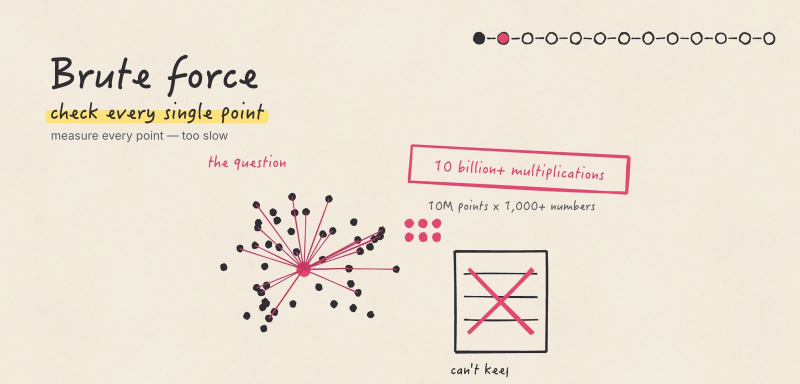
#> input picture assets/ai-terms/films/vector-database/01.jpg, 1600 x 767 px, given in place of sheet_01.png, which was not available (shown at 1/2 size)
$ python crops.py ../../../assets/ai-terms/films/vector-database ../../../assets/ai-terms/films/vector-database/02.jpg ../../../assets/ai-terms/films/vector-database/02.jpg
#> lines starting #> are read from the running program, lines starting #| are printed output that depends on the picture
"""R29: crops for projects/ai-terms.html from the real ~/AI-Terms artifacts (read-only).
usage: python3 crops.py <ep4 project dir> <03-RAG-English.mp4> <out dir>
Frames are pulled with ffmpeg into a temp dir; every crop is saved as PNG + WebP."""
import subprocess, sys, tempfile
from pathlib import Path
from PIL import Image

ep4, rag, out = Path(sys.argv[1]), Path(sys.argv[2]), Path(sys.argv[3])
tmp = Path(tempfile.mkdtemp())


def frame(video, t, name, eof=False):
    p = tmp / f"{name}.png"
    ss = ["-sseof", str(t)] if eof else ["-ss", str(t)]
    subprocess.run(["ffmpeg", "-v", "error", "-y", *ss, "-i", str(video), "-frames:v", "1", str(p)], check=True)
    return Image.open(p).convert("RGB")


def save(im, key):
    im.save(out / f"{key}.png", optimize=True)
    im.save(out / f"{key}.webp", quality=86, method=6)
    print(key, im.size)


# 1. contact sheet the reviewer reads (final cut v7): first 3 columns x 2 rows, 0:00-0:14
save(Image.open(ep4 / "审片/sheets/sheet_01.png").convert("RGB").crop((0, 0, 1464, 558)), "at-sheet")
#> in save, `im.save(out / f"{key}.png", optimize=True)`:
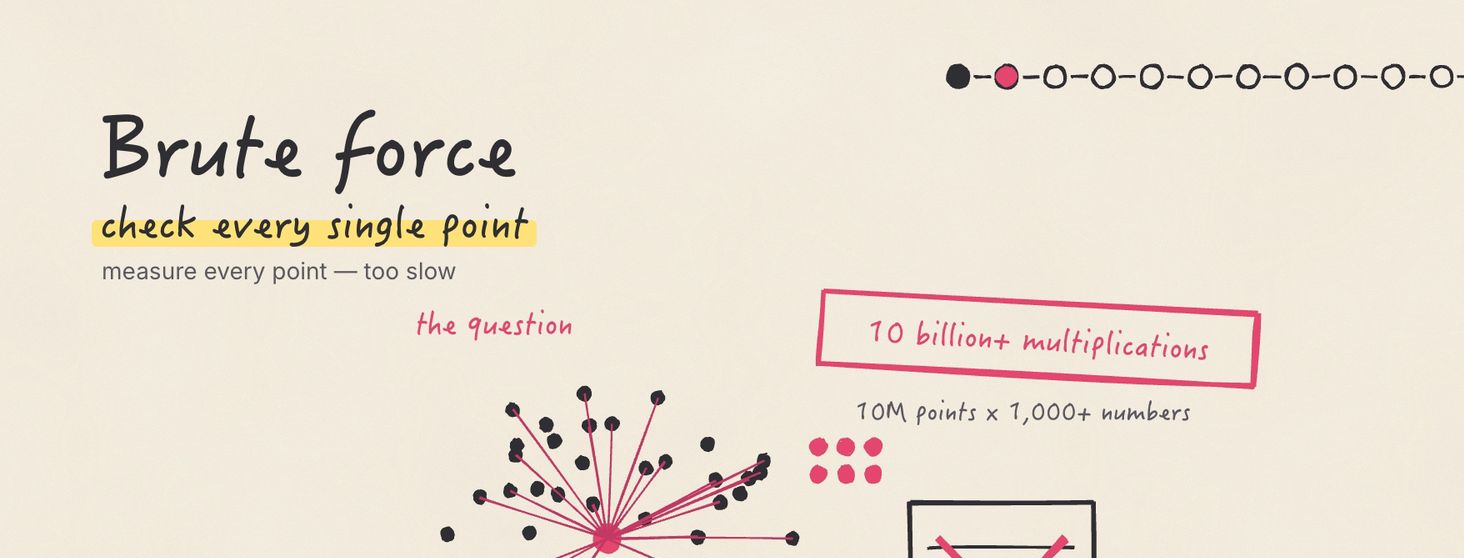
#> saved as at-sheet.png: PIL image 1464x558 RGB; mean R, G, B 236.2, 226.1, 212.7
#| at-sheet (1464, 558)
# 4. a flagged + fixed shot at 0:30. The reviewed cut (v5) was not kept as a render; v4 is identical in this region
#    (checked against the v5 contact sheet), so "before" comes from v4, "after" from the final v7.
CHAIN = (340, 715, 1260, 925)
save(frame(ep4 / "renders/long-context-ep4-v4.mp4", 30.5, "v4").crop(CHAIN), "at-before")
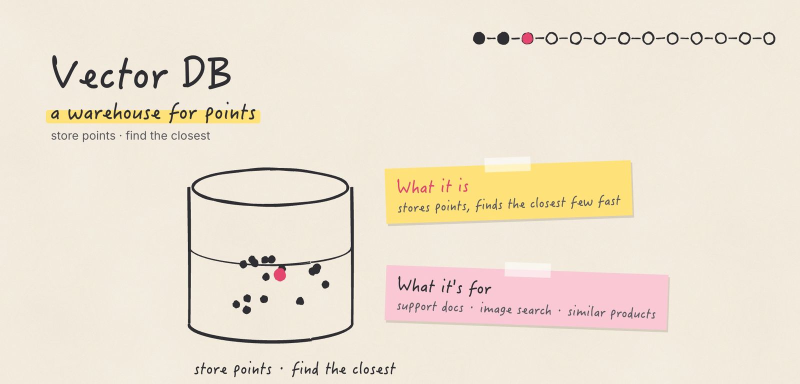
#> input picture assets/ai-terms/films/vector-database/02.jpg, 1600 x 767 px, given in place of v4.png, which was not available (shown at 1/2 size)
#> in frame, returned value is the input picture: PIL image 1600x767 RGB; mean R, G, B 237.5, 226.8, 211
#> call 2 of save, with key = 'at-before'
#> in save (call 2), `im.save(out / f"{key}.png", optimize=True)`:
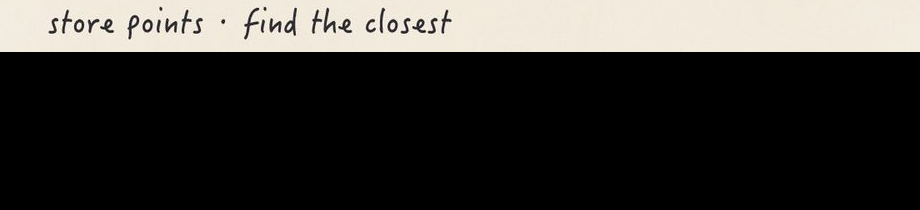
#> saved as at-before.png: PIL image 920x210 RGB; mean R, G, B 57.9, 56, 52.9
#| at-before (920, 210)
save(frame(ep4 / "renders/long-context-ep4-v7.mp4", 30.5, "v7").crop(CHAIN), "at-after")
#| at-after (920, 210)
# 5. last frame of the English RAG episode
save(frame(rag, -1.5, "rag", eof=True), "at-final")
#> (the run stopped early here; a loop or call above may not have finished)
